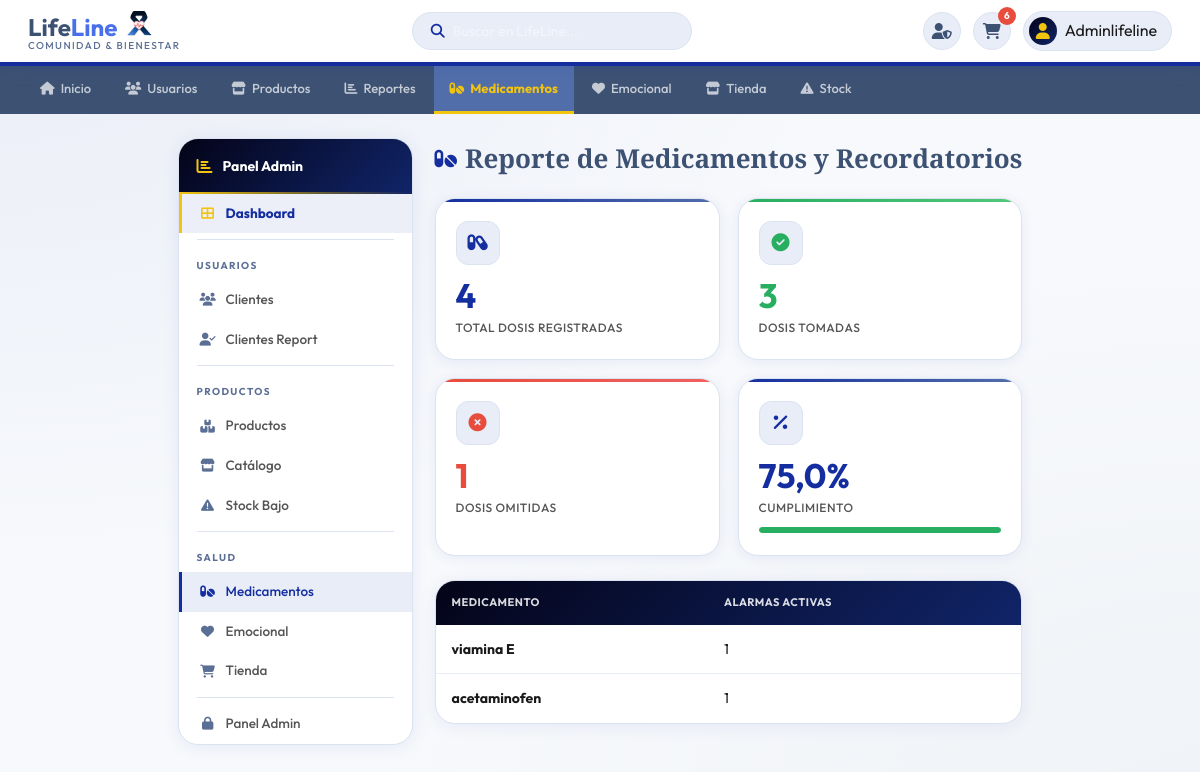
Page /reportes/medicamentos/ (signed in) on the committed database.
### usuarios/models.py (models this page shows, shortened)
class Usuario(AbstractUser):
    ROL_CHOICES = [
        ('USER',     'Usuario'),
        ('PACIENTE', 'Paciente'),
        ('ADMIN',    'Administrador'),
    ]
    ESTADIO_CHOICES = [
        ('ESTADO1', 'Estadio 1'),
        ('ESTADO2', 'Estadio 2'),
        ('ESTADO3', 'Estadio 3'),
        ('ESTADO4', 'Estadio 4'),
    ]
    TIPO_DOC_CHOICES = [
        ('cc', 'Cédula de ciudadanía'),
        ('ti', 'Tarjeta de identidad'),
        ('ce', 'Cédula extranjera'),
    ]
    foto_perfil = models.ImageField(
        upload_to='perfiles/',
        blank=True,
        null=True,
        verbose_name='Foto de perfil'
    )
    rol              = models.CharField(max_length=20, choices=ROL_CHOICES, default='USER')
    estadio          = models.CharField(max_length=20, choices=ESTADIO_CHOICES, blank=True, null=True)
    tipo_documento   = models.CharField(max_length=5,  choices=TIPO_DOC_CHOICES, blank=True)
    numero_documento = models.CharField(max_length=15, blank=True)
    fecha_nacimiento = models.DateField(
        null=True, blank=True,
        validators=[validar_fecha_nacimiento]
    )
    email = models.EmailField(unique=True)
    class Meta:
        verbose_name        = 'Usuario'
        verbose_name_plural = 'Usuarios'

### alarma/models.py (models this page shows, shortened)
class Alarma(models.Model):
    UNIDAD_CHOICES = [
        ('ml',          'ml (mililitros)'),
        ('mg',          'mg (miligramos)'),
        ('comprimido',  'Comprimido'),
        ('capsula',     'Cápsula'),
        ('gota',        'Gota'),
        ('unidad',      'Unidad'),
        ('sobre',       'Sobre'),
        ('ampolla',     'Ampolla'),
    ]
    FRECUENCIA_CHOICES = [
        ('diaria',       'Diaria'),
        ('cada_x_horas', 'Recurrente (Cada X horas)'),
        ('prn',          'Según Necesidad (PRN)'),
    ]
    usuario = models.ForeignKey(
        settings.AUTH_USER_MODEL,
        on_delete=models.CASCADE,
        related_name='alarmas'
    )
    medicamento = models.CharField(max_length=200, verbose_name='Medicamento')
    dosis = models.DecimalField(
        max_digits=8, decimal_places=2, verbose_name='Dosis'
    )
    unidad = models.CharField(
        max_length=15, choices=UNIDAD_CHOICES,
        default='comprimido', verbose_name='Unidad'
    )
    frecuencia = models.CharField(
        max_length=20, choices=FRECUENCIA_CHOICES,
        default='diaria', verbose_name='Frecuencia'
    )
    cada_x_horas = models.PositiveIntegerField(
        null=True, blank=True,
        verbose_name='Cada cuántas horas',
        help_text='Solo si la frecuencia es "Cada X horas"'
    )
    hora_toma = models.TimeField(verbose_name='Hora de toma')
    activa    = models.BooleanField(default=True, verbose_name='Activa')
    fecha_creacion = models.DateTimeField(auto_now_add=True)
    class Meta:
        verbose_name = 'Alarma'
        verbose_name_plural = 'Alarmas'
        ordering = ['hora_toma']

### reportes/views.py (the view)
# urls.py: path('medicamentos/',      views.vista_reporte_medicamentos, name='reporte_medicamentos'),
@login_required
def vista_reporte_medicamentos(request):
    if not solo_admin(request.user):
        return redirect('home')
    try:
        from alarma.models import Alarma, HistorialDosis
        medicamentos_top = (Alarma.objects.values('medicamento')
                            .annotate(total=Count('id')).order_by('-total')[:10])
        total_dosis = HistorialDosis.objects.count()
        tomadas     = HistorialDosis.objects.filter(estado='tomada').count()
        omitidas    = HistorialDosis.objects.filter(estado='omitida').count()
        pct = round((tomadas / total_dosis * 100), 1) if total_dosis > 0 else 0
    except Exception:
        medicamentos_top = []; total_dosis = tomadas = omitidas = pct = 0
    return render(request, 'reportes/medicamentos.html', {
        'medicamentos_top': medicamentos_top,
        'total_dosis': total_dosis, 'tomadas': tomadas,
        'omitidas': omitidas, 'pct_cumplimiento': pct,
    })

### carrito/context_processors.py (called while the page is built)
def carrito_count(request):
    count = 0
    if request.user.is_authenticated:
        try:
            from carrito.models import CarritoItem
            from django.db.models import Sum
            count = CarritoItem.objects.filter(
                usuario=request.user
            ).aggregate(total=Sum('cantidad'))['total'] or 0
        except Exception:
            count = 0
    return {'carrito_count': count}

### reportes/views.py (called while the page is built)
def solo_admin(user):
    return user.is_staff or getattr(user, 'rol', '') == 'ADMIN'

### templates/reportes/medicamentos.html (shortened to what this page needs)
{% load static %}
<!DOCTYPE html>
<html lang="es">
<head>
<link rel="stylesheet" href="https://cdnjs.cloudflare.com/ajax/libs/font-awesome/6.5.1/css/all.min.css">
<link rel="stylesheet" href="{% static 'css/estilos.css' %}">
</head>
<body>
<header class="header-bar">
  <div class="logo-wrap">
    <div class="logo-text-wrap">
      <div class="logo-title">
        Life<span style="color: #4a6feb;">Line</span>
        <img class="logol" src="{% static 'imagenes/Group 243 (3).png' %}" alt="logo">
      </div>
      <div class="logo-tagline">Comunidad &amp; Bienestar</div>
    </div>
  </div>
  <div class="search-box">
    <i class="fas fa-search"></i>
    <input type="text" placeholder="Buscar en LifeLine...">
  </div>
  <div class="header-right">
    {% if request.user.is_staff or request.user.rol == 'ADMIN' %}
    <a class="hdr-btn admin-btn" href="{% url 'lista_productos' %}" title="Panel de Administración">
      <i class="fas fa-user-shield"></i>
    </a>
    {% endif %}
    <a class="hdr-btn" href="{% url 'ver_carrito' %}" title="Carrito">
      <i class="fas fa-shopping-cart"></i>
      <span class="cart-badge" id="cart-count">{{ carrito_count }}</span>
    </a>
    <div class="user-chip">
      <div class="user-chip-av"><i class="fas fa-user"></i></div>
      <span>{{ request.user.username|default:"Mi cuenta" }}</span>
    </div>
  </div>
</header>
<nav class="main-tabs">
  <a href="{% url 'home' %}"><i class="fas fa-home"></i> Inicio</a>
  <a href="{% url 'lista_usuarios' %}"><i class="fas fa-users"></i> Usuarios</a>
  <a href="{% url 'lista_productos' %}"><i class="fas fa-store"></i> Productos</a>
  <a href="{% url 'clientes' %}" ><i class="fas fa-chart-bar"></i> Reportes</a>
<a href="{% url 'reporte_medicamentos' %}"class="active"><i class="fas fa-pills"></i> Medicamentos</a>
  <a href="{% url 'reporte_emocional' %}" ><i class="fas fa-heart"></i> Emocional</a>
  <a href="{% url 'reporte_tienda' %}"><i class="fas fa-store"></i> Tienda</a>
  <a href="{% url 'reporte_stock' %}"><i class="fas fa-exclamation-triangle"></i> Stock</a>
</nav>
<div class="page-layout">
  <aside class="admin-sidebar">
    <div class="sb-hdr"><i class="fas fa-chart-bar"></i><span>Panel Admin</span></div>
  <a href="{% url 'dashboard' %}" class="sidebar-link" style="background:rgba(20,46,160,.08);border-left:3px solid var(--gd);font-weight:700;color:var(--ca)">
    <i class="fas fa-th-large" style="color:var(--gd)"></i> Dashboard
  </a>
  <div class="sb-sep"></div>
    <div class="sb-sec">Usuarios</div>
    <a href="{% url 'lista_usuarios' %}" class="sidebar-link"><i class="fas fa-users"></i> Clientes</a>
    <a href="{% url 'clientes' %}" class="sidebar-link"><i class="fas fa-user-check"></i> Clientes Report</a>
    <div class="sb-sep"></div>
    <div class="sb-sec">Productos</div>
    <a href="{% url 'reporte_productos' %}" class="sidebar-link"><i class="fas fa-boxes"></i> Productos</a>
    <a href="{% url 'lista_productos' %}" class="sidebar-link"><i class="fas fa-store"></i> Catálogo</a>
    <a href="{% url 'reporte_stock' %}" class="sidebar-link"><i class="fas fa-exclamation-triangle"></i> Stock Bajo</a>
    <div class="sb-sep"></div>
    <div class="sb-sec">Salud</div>
    <a href="{% url 'reporte_medicamentos' %}" class="sidebar-link active"><i class="fas fa-pills"></i> Medicamentos</a>
    <a href="{% url 'reporte_emocional' %}" class="sidebar-link"><i class="fas fa-heart"></i> Emocional</a>
    <a href="{% url 'reporte_tienda' %}" class="sidebar-link"><i class="fas fa-shopping-cart"></i> Tienda</a>
    <div class="sb-sep"></div>
    <a href="/admin/" class="sidebar-link"><i class="fas fa-lock"></i> Panel Admin</a>
  </aside>
  <main class="main-content">
    <div class="page-hdr">
      <h2><i class="fas fa-pills"></i> Reporte de Medicamentos y Recordatorios</h2>
    </div>
    <div class="stats-grid">
      <div class="stat-card">
        <div class="stat-ico"><i class="fas fa-capsules"></i></div>
        <div class="stat-num">{{ total_dosis }}</div>
        <div class="stat-label">Total dosis registradas</div>
      </div>
      <div class="stat-card verde">
        <div class="stat-ico"><i class="fas fa-check-circle"></i></div>
        <div class="stat-num">{{ tomadas }}</div>
        <div class="stat-label">Dosis tomadas</div>
      </div>
      <div class="stat-card rojo">
        <div class="stat-ico"><i class="fas fa-times-circle"></i></div>
        <div class="stat-num">{{ omitidas }}</div>
        <div class="stat-label">Dosis omitidas</div>
      </div>
      <div class="stat-card">
        <div class="stat-ico"><i class="fas fa-percentage"></i></div>
        <div class="stat-num">{{ pct_cumplimiento }}%</div>
        <div class="stat-label">Cumplimiento</div>
        <div class="pct-bar"><div class="pct-fill" style="width:{{ pct_cumplimiento }}%"></div></div>
      </div>
    </div>
    <div class="table-card">
      <table>
        <thead><tr><th>Medicamento</th><th>Alarmas activas</th></tr></thead>
        <tbody>
          {% for med in medicamentos_top %}
          <tr><td><strong>{{ med.medicamento }}</strong></td><td>{{ med.total }}</td></tr>
          {% empty %}
          <tr><td colspan="2" class="empty-cell">No hay datos de alarmas registradas.</td></tr>
          {% endfor %}
        </tbody>
      </table>
    </div>
  </main>
</div>
</body>
</html>

### static/css/estilos.css (style rules this page uses)
:root { --color-primary: #3d5273; --color-secondary: #5b6e94; --color-accent: #142ea0; --color-menu-bg: #526eaa; --color-text-dark: #1a1a1a; --color-text-light:#555; --color-bg-light: #f0f2f5; --color-top-bar-bg:linear-gradient(135deg,#040418,#102468); --color-light-blue:#72a4d9; --color-gold: #f1c40f; --border-radius-lg:10px; --border-radius-sm:5px; }
* { box-sizing: border-box; margin: 0; padding: 0; }
body { font-family: 'Outfit', 'Segoe UI', Tahoma, Geneva, Verdana, sans-serif; background: #f7f9fc; color: var(--color-text-dark); line-height: 1.6; min-height: 100vh; display: flex; flex-direction: column; }
main { flex: 1; }
a { text-decoration: none; }
.header-bar { background: var(--color-top-bar-bg); border-bottom: 4px solid var(--color-accent); padding: 10px 24px; display: flex; justify-content: space-between; align-items: center; position: sticky; top: 0; z-index: 200; box-shadow: 0 2px 20px rgba(20,46,160,.12); }
.search-box { background: rgba(255,255,255,.12); border-radius: 24px; padding: 8px 16px; display: flex; align-items: center; border: 1.5px solid rgba(255,255,255,.2); width: 260px; transition: border-color .2s; }
.search-box i { color: rgba(255,255,255,.7); font-size: 13px; }
.search-box input { border: none; background: none; outline: none; font-size: 14px; color: white; width: 100%; margin-left: 8px; font-family: inherit; }
.search-box input::placeholder { color: rgba(255,255,255,.5); }
.cart-badge { position: absolute; top: -6px; right: -4px; background: #e74c3c; color: white; border-radius: 50%; width: 18px; height: 18px; font-size: 10px; font-weight: 700; display: flex; align-items: center; justify-content: center; border: 2px solid var(--color-top-bar-bg); font-family: inherit; }
.main-tabs { background-color: #2d3e5f; display: flex; padding: 0 20px; flex-wrap: wrap; overflow-x: auto; }
.main-tabs a { color: rgba(255,255,255,.75); padding: 11px 15px; font-weight: 600; font-size: 13px; border-bottom: 3px solid transparent; transition: background .2s, color .2s, border-color .2s; display: flex; align-items: center; gap: 6px; white-space: nowrap; }
.main-tabs a.active { background: var(--color-menu-bg); color: var(--color-gold); border-bottom-color: var(--color-gold); font-weight: 700; }

### rows in the picture
Usuario: user.username "Adminlifeline"
Alarma: medicamento "viamina E", total "1"
Alarma: medicamento "acetaminofen", total "1"

### other values in the picture
{{ carrito_count }} "6"
{{ total_dosis }} "4"
{{ tomadas }} "3"
{{ omitidas }} "1"
{{ pct_cumplimiento }} "75,0"
